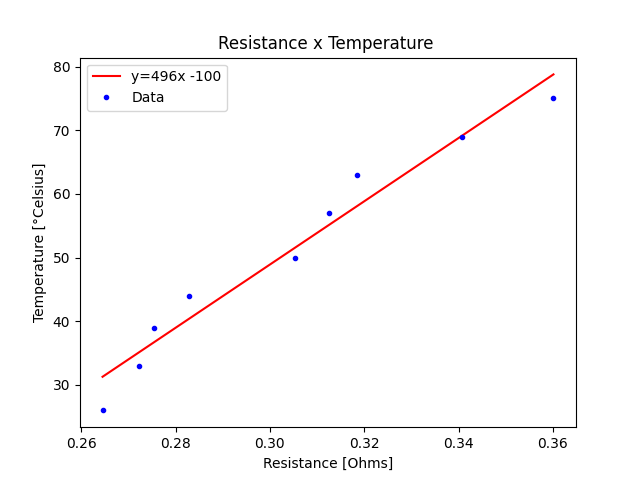

Python code for this plot:
import numpy as np
from scipy.optimize import curve_fit
import matplotlib.pyplot as plt

def filtrar_valores_arquivo(nome_arquivo):
    valores_filtrados = []
    with open(nome_arquivo, 'r') as arquivo:
        # linhas = arquivo.readlines()
        # Ignora a primeira linha (cabeçalho)
        next(arquivo)
        for linha in arquivo:
            comando, corrente = linha.strip().split(',')
            comando = float(comando)
            if 0.06 <= comando <= 0.1:
                valores_filtrados.append((float(comando), float(corrente)))
    return valores_filtrados

def funcao_ajuste(comando, parametro1, parametro2):
    # Defina sua função de ajuste aqui
    return parametro1 * comando + parametro2

arquivos = ['26.txt', '33.txt', '39.txt', '44.txt', '50.txt','57.txt','63.txt','69.txt','75.txt']
valores_finais = []
resistencias = []
temp = []

VBUS = 16

for arquivo in arquivos:
    valores_arquivo = filtrar_valores_arquivo(arquivo)
    valores_finais.extend(valores_arquivo)
    comandos = [comando*VBUS for comando, _ in valores_arquivo]
    correntes = [corrente for _, corrente in valores_arquivo]
    correntes = np.array(correntes)
    
    # Parâmetros iniciais para o ajuste
    p0 = [1, 1]
    
    # Realiza o ajuste de curva
    parametros, _ = curve_fit(funcao_ajuste, comandos, correntes, p0=p0)
    resistencias.append((float(1/parametros[0])))
    temp.append(float(arquivo.split('.')[0]))



    # print(f"Ajuste para o arquivo {arquivo}:")
    # print("Parâmetros ajustados:", parametros)
    # print()


    # # Plota o gráfico
    # plt.figure()
    
    # # Gera pontos para a curva ajustada
    # comandos_ajuste = np.linspace(0.06, 0.1, 100)
    # correntes_ajuste = funcao_ajuste(comandos_ajuste, *parametros)
    # plt.plot(comandos_ajuste, correntes_ajuste, 'r', label='Ajuste')
    
    # plt.title(f"Ajuste para o arquivo {arquivo}")
    # plt.xlabel('Tempo')
    # plt.ylabel('Comando')
    # plt.legend()
    # plt.show()


####### Sem Curve.fit #######

# plt.plot(temp, resistencias, 'b.', label= '75 degrés')
# plt.legend()
# plt.xlabel('Commande')
# plt.ylabel('Courante')
# plt.title('Commande x Courante')
# plt.grid(True)
# plt.show()


####### Com Curve.fit #######
parametros, _ = curve_fit(funcao_ajuste, resistencias, temp, p0=p0)
print(resistencias)
plt.figure()

# Gera pontos para a curva ajustada
resistencias_ajuste = np.linspace(resistencias[0], resistencias[-1], 100)
temp_ajuste = funcao_ajuste(resistencias_ajuste, *parametros)
plt.plot(resistencias_ajuste, temp_ajuste,'r', label = f'y={int(parametros[0])}x {int(parametros[1])}')
plt.plot(resistencias, temp,'b.', label = 'Data')
plt.title("Resistance x Temperature ")
plt.ylabel('Temperature [°Celsius]')
plt.xlabel('Resistance [Ohms]')
plt.legend()
plt.show()
